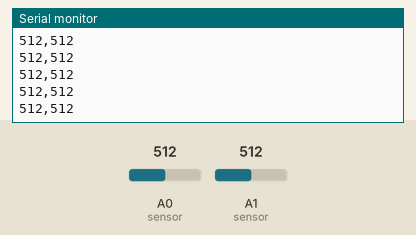
A sketch run on a simulated Arduino Uno, built with avr-gcc and run on an emulated ATmega328P. Shown: the last lines printed to the serial monitor. The inputs (shaded band) are chosen by the test bench; at power-on: A0 (sensor) = 512, A1 (sensor) = 512.

Above: at 1.2 s.
1.3 s: A0 (sensor) set to 716
At 1.31 s:
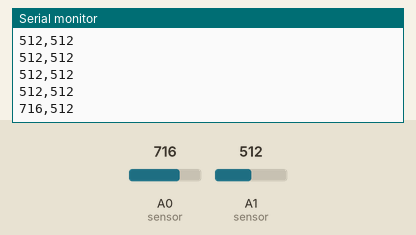
2.8 s: A1 (sensor) set to 716
At 2.82 s:
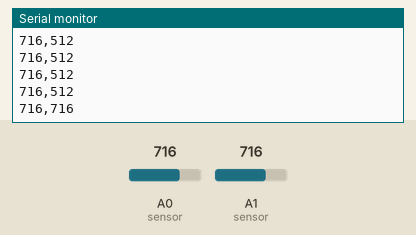
4.3 s: A0 (sensor) set to 900
At 4.33 s:
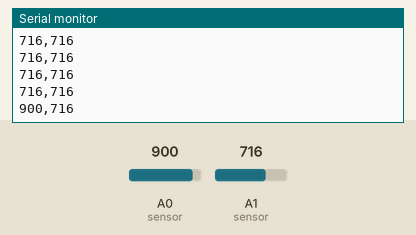
5.8 s: A1 (sensor) set to 900
At 5.84 s:
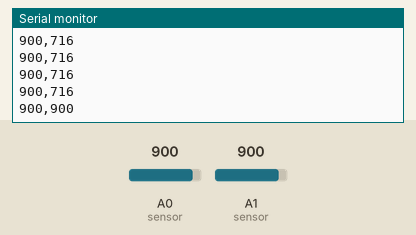
Timing chart, 0 to 8.3 s (numbered marks = the images above; inputs shaded):
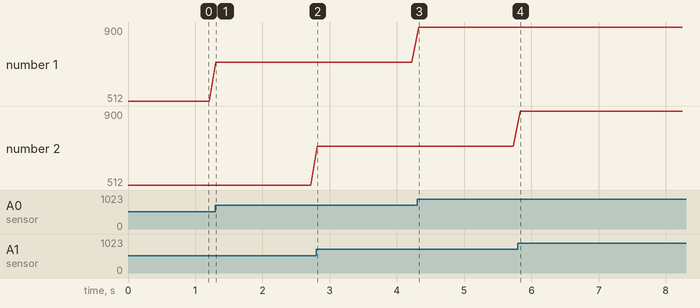

Measured:
- after the input at 1.3 s, the serial monitor: prints a new line at once (image 1)
- after the input at 2.8 s, the serial monitor: prints a new line at once (image 2)
- after the input at 4.3 s, the serial monitor: prints a new line at once (image 3)
- after the input at 5.8 s, the serial monitor: prints a new line at once (image 4)
- plotted number 1: 512 → 716 after the input at 1.3 s, 716 → 900 after the input at 4.3 s

The sketch:

arduino_uno_code_input_flexvalues.ino
```cpp
void setup() {
  Serial.begin(9600); // Baud rate must match Unity
}

void loop() {
  int indexValue = analogRead(A0);   // First flex sensor
  int middleValue = analogRead(A1);  // Second flex sensor

  // Send as comma-separated string
  Serial.print(indexValue);
  Serial.print(",");
  Serial.println(middleValue);

  delay(100);
}
```
